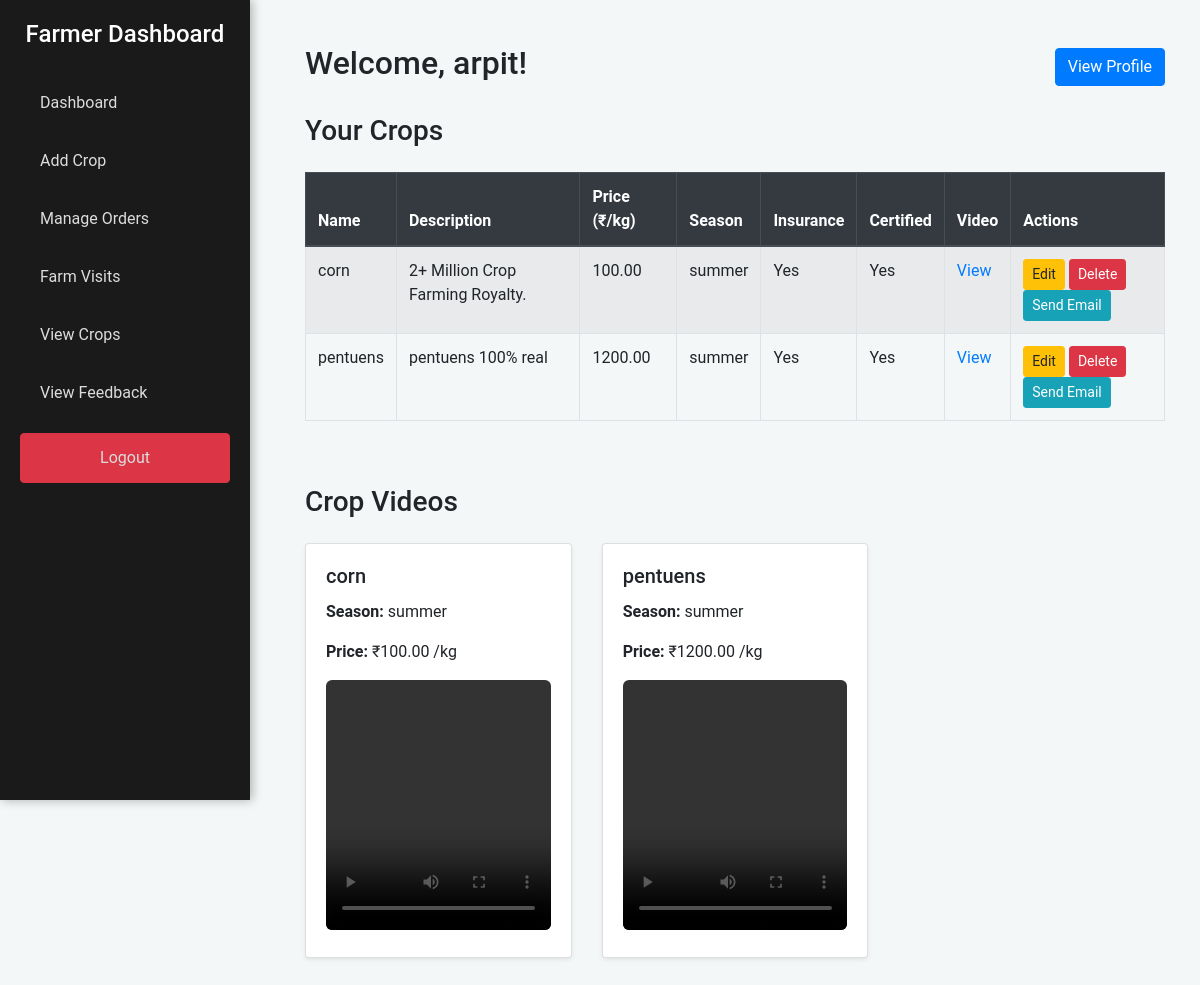
/farmer_dashboard.php (signed in), run on the app's committed database.
### tables this page shows
CREATE TABLE `farmers` (
  `id` int(11) NOT NULL,
  `name` varchar(100) DEFAULT NULL,
  `email` varchar(100) DEFAULT NULL,
  `password` varchar(255) DEFAULT NULL,
  `location` varchar(100) DEFAULT NULL,
  `bio` text DEFAULT NULL,
  `certification_status` enum('pending','verified','rejected') DEFAULT NULL,
  `certification_doc` varchar(255) DEFAULT NULL,
  `insurance_doc` varchar(255) DEFAULT NULL,
  `crop_certification` varchar(255) NOT NULL,
  `otp` varchar(6) DEFAULT '0',
  `is_verified` tinyint(1) DEFAULT 0,
  `pass_key` varchar(6) DEFAULT NULL
);

CREATE TABLE `crops` (
  `id` int(11) NOT NULL,
  `farmer_id` int(11) DEFAULT NULL,
  `name` varchar(100) DEFAULT NULL,
  `description` text DEFAULT NULL,
  `image` varchar(255) DEFAULT NULL,
  `season` varchar(50) DEFAULT NULL,
  `price_per_kg` decimal(10,2) DEFAULT NULL,
  `video` varchar(255) DEFAULT NULL,
  `insurance_status` enum('insured','not_insured') DEFAULT NULL,
  `certificate_available` tinyint(1) DEFAULT 0
);

### farmer_dashboard.php (the view, shortened to what this page needs)
<?php
include 'config.php';
$stmt = $conn->prepare("SELECT * FROM farmers WHERE id = ?");
$stmt->execute([$_SESSION['farmer_id']]);
$farmer = $stmt->fetch();
$cropsStmt = $conn->prepare("SELECT * FROM crops WHERE farmer_id = ?");
$cropsStmt->execute([$_SESSION['farmer_id']]);
$crops = $cropsStmt->fetchAll();
?>
<!DOCTYPE html>
<html lang="en">
<head>
  <link rel="stylesheet" href="https://stackpath.bootstrapcdn.com/bootstrap/4.5.2/css/bootstrap.min.css"/>
</head>
<body>
<div class="sidebar-desktop d-none d-md-block">
  <h4>Farmer Dashboard</h4>
  <a href="farmer_dashboard.php">Dashboard</a>
  <a href="add_crop.php">Add Crop</a>
  <a href="manage_orders.php">Manage Orders</a>
  <a href="farm_visits.php">Farm Visits</a>
  <a href="view_crops.php">View Crops</a>
  <a href="feedback_view.php">View Feedback</a>
  <a href="logout.php" class="btn btn-danger mt-3 w-100">Logout</a>
</div>
 <div class="content-area">
<div class="container-fluid mt-4">
  <div class="d-flex flex-column flex-md-row justify-content-between align-items-center mb-4">
    <h2>Welcome, <?php echo $farmer['name']; ?>!</h2>
    <button class="btn btn-primary mt-2 mt-md-0" data-toggle="modal" data-target="#farmerProfileModal">View Profile</button>
  </div>
  <h3 class="mb-4 mt-3">Your Crops</h3>
  <div class="table-responsive crop-table">
    <table class="table table-bordered table-striped">
      <thead class="thead-dark">
        <tr>
          <th>Name</th>
          <th>Description</th>
          <th>Price (₹/kg)</th>
          <th>Season</th>
          <th>Insurance</th>
          <th>Certified</th>
          <th>Video</th>
          <th>Actions</th>
        </tr>
      </thead>
      <tbody>
        <?php foreach ($crops as $crop): ?>
        <tr>
          <td><?php echo $crop['name']; ?></td>
          <td><?php echo $crop['description']; ?></td>
          <td><?php echo $crop['price_per_kg']; ?></td>
          <td><?php echo $crop['season']; ?></td>
          <td><?php echo $crop['insurance_status'] ? 'Yes' : 'No'; ?></td>
          <td><?php echo $crop['certificate_available'] ? 'Yes' : 'No'; ?></td>
          <td>
            <?php if ($crop['video']): ?>
              <a href="#" data-toggle="modal" data-target="#videoModal<?php echo $crop['id']; ?>">View</a>
            <?php else: ?>
              <span class="text-muted">No video</span>
            <?php endif; ?>
          </td>
          <td>
            <a href="edit_crop.php?id=<?php echo $crop['id']; ?>" class="btn btn-warning btn-sm">Edit</a>
            <a href="delete_crop.php?id=<?php echo $crop['id']; ?>" class="btn btn-danger btn-sm">Delete</a>
            <a href="send_crop_email.php?crop_id=<?php echo $crop['id']; ?>" class="btn btn-info btn-sm" onclick="return confirm('Send this crop details to all customers?')">Send Email</a>
          </td>
        </tr>
        <?php endforeach; ?>
      </tbody>
    </table>
  </div>
  <h3 class="mb-4 mt-5">Crop Videos</h3>
  <div class="row">
    <?php foreach ($crops as $crop): ?>
      <?php if (!empty($crop['video'])): ?>
        <div class="col-lg-4 col-md-6 mb-4">
          <div class="card shadow-sm">
            <div class="card-body">
              <h5 class="card-title"><?php echo $crop['name']; ?></h5>
              <p class="card-text"><strong>Season:</strong> <?php echo $crop['season']; ?></p>
              <p class="card-text"><strong>Price:</strong> ₹<?php echo $crop['price_per_kg']; ?> /kg</p>
              <video controls style="width:100%; height:250px; object-fit:cover; border-radius:6px;">
                <source src="<?php echo $crop['video']; ?>" type="video/mp4">
              </video>
            </div>
          </div>
        </div>
      <?php endif; ?>
    <?php endforeach; ?>
  </div>
</div>
</body>
</html>

### farmer_dashboard.php (style rules this page uses)
body { background-color: #f4f7f8; font-family: 'Roboto', sans-serif; }
@media (min-width: 768px) { .crop-table { display: block; } }
.sidebar-desktop { background-color: #1a1a1a; color: white; position: fixed; top: 0; left: 0; height: 100vh; width: 250px; padding: 20px; overflow-y: auto; z-index: 1000; box-shadow: 2px 0 10px rgba(0, 0, 0, 0.3); }
.sidebar-desktop h4 { text-align: center; font-size: 1.5rem; margin-bottom: 30px; }
.sidebar-desktop a { display: block; padding: 12px 20px; margin-bottom: 10px; color: #dcdcdc; font-size: 1rem; text-decoration: none; border-radius: 4px; transition: 0.3s; }
@media (min-width: 768px) { .content-area { margin-left: 270px; padding: 20px; } }

### data on the page
farmers: name "arpit"
crops: name "corn", description "2+ Million Crop Farming Royalty.", price_per_kg "100.00", season "summer", insurance_status "Yes", certificate_available "Yes"
crops: name "pentuens", description "pentuens 100% real", price_per_kg "1200.00", season "summer", insurance_status "Yes", certificate_available "Yes"
